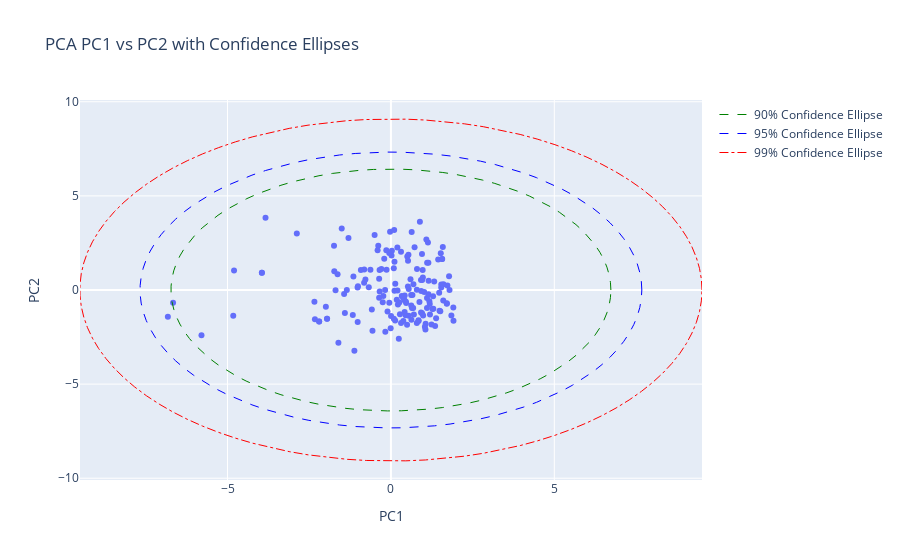

The notebook cell saved with this chart:
### Code cell
def plot_pca(X, n_components):
    # Fit and transform the data
    scaler= StandardScaler()
    X_s = scaler.fit_transform(X)

    # Initialize PCA with the desired number of components
    pca = PCA(n_components=n_components)
    X_pca=pca.fit_transform(X_s)

    # Add the PCA results back to the dataframe
    pca_columns = [f'PC{i+1}' for i in range(n_components)]
    df_pca = pd.DataFrame(X_pca, columns=pca_columns)

    
    # Function to add confidence ellipses
    def add_ellipses(fig, df, x_col, y_col):
        data_subset = df[[x_col, y_col]].values.T
        cov_matrix = np.cov(data_subset)

        # Compute eigenvalues and eigenvectors
        eigenvalues, eigenvectors = np.linalg.eigh(cov_matrix)

        # Sort in descending order
        sorted_indices = np.argsort(eigenvalues)[::-1]
        eigenvalues = eigenvalues[sorted_indices]
        eigenvectors = eigenvectors[:, sorted_indices]

        # Compute ellipse rotation angle
        angle = np.arctan2(eigenvectors[1, 0], eigenvectors[0, 0])

        # Confidence levels
        confidence_levels = [0.90, 0.95, 0.99]
        colors = ['green', 'blue', 'red']
        labels = ['90% Confidence Ellipse', '95% Confidence Ellipse', '99% Confidence Ellipse']
        dash_styles = ['dash', 'dash', 'dashdot']

        mean_x, mean_y = df[x_col].mean(), df[y_col].mean()

        # Plot ellipses
        t = np.linspace(0, 2 * np.pi, 100)
        for i, confidence_level in enumerate(confidence_levels):
            chi2_val = np.sqrt(chi2.ppf(confidence_level, df=2))
            width, height = 2 * chi2_val * np.sqrt(eigenvalues)

            ellipse_x = mean_x + width * np.cos(t) * np.cos(angle) - height * np.sin(t) * np.sin(angle)
            ellipse_y = mean_y + width * np.cos(t) * np.sin(angle) + height * np.sin(t) * np.cos(angle)

            fig.add_trace(go.Scatter(
                x=ellipse_x,
                y=ellipse_y,
                mode='lines',
                name=labels[i],
                line=dict(color=colors[i], width=1, dash=dash_styles[i])
            ))

    # Only plot PC1 vs. PC2
    if n_components >= 2:
        fig = px.scatter(df_pca, x="PC1", y="PC2",
                         title="PCA PC1 vs PC2 with Confidence Ellipses",
                         labels={"PC1": "PC1", "PC2": "PC2"})
        add_ellipses(fig, df_pca, "PC1", "PC2")
        fig.show()
    else:
        print("Not enough principal components to plot (requires at least 2).")

    return pca, pca_columns

# Show loadings
def show_loadings(model, pca_columns, X):
    loadings = model.components_

    if isinstance(X, pd.DataFrame):
        feature_names = X.columns
    else:
        feature_names = [f'Feature_{i}' for i in range(X.shape[1])]

    loading_df = pd.DataFrame(loadings.T, columns=pca_columns, index=feature_names)
    print("Explained Variance:", model.explained_variance_ratio_)
    print("Total Variance Explained:", model.explained_variance_ratio_.sum())

    return loading_df

def plot_pca_loadings(loading_df, top_n=20):
    """
    Plots a heatmap of PCA loadings, displaying only the top N most important features per PC.

    Parameters:
    - loading_df: DataFrame of PCA loadings (features as rows, PCs as columns).
    - top_n: Number of most important features to display.
    """
    # Compute absolute loadings to get top contributing features
    loading_df_abs = loading_df.abs()

    # Select top N features that contribute the most in any PC
    top_features = loading_df_abs.sum(axis=1).nlargest(top_n).index

    # Filter DataFrame to only include top contributing features
    filtered_loadings = loading_df.loc[top_features]

    # Dynamically adjust figure size
    fig_width = 10  # Fixed width
    fig_height = max(6, min(0.3 * top_n, 20))  # Adjust height based on the number of rows

    # Plot heatmap
    plt.figure(figsize=(fig_width, fig_height))
    sns.heatmap(filtered_loadings, cmap="coolwarm", center=0, annot=True, fmt=".2f",
                linewidths=0.5, cbar=True)

    plt.title("Top PCA Loadings Heatmap")
    plt.xlabel("Principal Components")
    plt.ylabel("Top Contributing Features")
    plt.xticks(rotation=45, ha='right')
    plt.yticks(rotation=0)
    plt.show()

n_components = 8
model, pca_columns = plot_pca(X, n_components)
loading_df = show_loadings(model, pca_columns, X)

plot_pca_loadings(loading_df, top_n=30)

### Figure 1 — Plotly figure (JSON) as saved in the notebook; plotly's stock layout.template omitted (floating-point values rounded to 4 significant figures; data arrays with more than 128 entries replaced by an {"elided": "..."} marker saying what was removed)
{"data": [{"hovertemplate": "PC1=%{x}<br>PC2=%{y}<extra></extra>", "legendgroup": "", "marker": {"color": "#636efa", "symbol": "circle"}, "mode": "markers", "name": "", "orientation": "v", "showlegend": false, "type": "scatter", "x": {"elided": "164 float values"}, "xaxis": "x", "y": {"elided": "164 float values"}, "yaxis": "y"}, {"line": {"color": "green", "dash": "dash", "width": 1}, "mode": "lines", "name": "90% Confidence Ellipse", "type": "scatter", "x": [6.732, 6.718, 6.677, 6.61, 6.516, 6.395, 6.249, 6.078, 5.882, 5.663, 5.421, 5.157, 4.872, 4.567, 4.245, 3.905, 3.549, 3.179, 2.796, 2.402, 1.999, 1.587, 1.169, 0.7461, 0.3203, -0.1068, -0.5335, -0.958, -1.379, -1.794, -2.202, -2.601, -2.989, -3.366, -3.729, -4.077, -4.408, -4.722, -5.017, -5.291, -5.545, -5.776, -5.983, -6.167, -6.326, -6.459, -6.566, -6.647, -6.701, -6.728, -6.728, -6.701, -6.647, -6.566, -6.459, -6.326, -6.167, -5.983, -5.776, -5.545, -5.291, -5.017, -4.722, -4.408, -4.077, -3.729, -3.366, -2.989, -2.601, -2.202, -1.794, -1.379, -0.958, -0.5335, -0.1068, 0.3203, 0.7461, 1.169, 1.587, 1.999, 2.402, 2.796, 3.179, 3.549, 3.905, 4.245, 4.567, 4.872, 5.157, 5.421, 5.663, 5.882, 6.078, 6.249, 6.395, 6.516, 6.61, 6.677, 6.718, 6.732], "y": [-2.708e-18, 0.4075, 0.8133, 1.216, 1.614, 2.005, 2.388, 2.761, 3.124, 3.473, 3.809, 4.13, 4.434, 4.72, 4.987, 5.233, 5.459, 5.663, 5.844, 6.002, 6.135, 6.244, 6.327, 6.385, 6.417, 6.424, 6.404, 6.359, 6.289, 6.192, 6.071, 5.926, 5.756, 5.564, 5.349, 5.113, 4.855, 4.579, 4.284, 3.971, 3.643, 3.3, 2.944, 2.576, 2.197, 1.81, 1.415, 1.015, 0.6107, 0.2038, -0.2038, -0.6107, -1.015, -1.415, -1.81, -2.197, -2.576, -2.944, -3.3, -3.643, -3.971, -4.284, -4.579, -4.855, -5.113, -5.349, -5.564, -5.756, -5.926, -6.071, -6.192, -6.289, -6.359, -6.404, -6.424, -6.417, -6.385, -6.327, -6.244, -6.135, -6.002, -5.844, -5.663, -5.459, -5.233, -4.987, -4.72, -4.434, -4.13, -3.809, -3.473, -3.124, -2.761, -2.388, -2.005, -1.614, -1.216, -0.8133, -0.4075, -1.576e-15]}, {"line": {"color": "blue", "dash": "dash", "width": 1}, "mode": "lines", "name": "95% Confidence Ellipse", "type": "scatter", "x": [7.678, 7.663, 7.616, 7.539, 7.432, 7.295, 7.128, 6.933, 6.71, 6.459, 6.183, 5.882, 5.557, 5.21, 4.842, 4.454, 4.048, 3.626, 3.19, 2.74, 2.28, 1.81, 1.333, 0.851, 0.3653, -0.1218, -0.6085, -1.093, -1.573, -2.046, -2.511, -2.966, -3.41, -3.839, -4.253, -4.65, -5.028, -5.386, -5.722, -6.035, -6.324, -6.588, -6.825, -7.034, -7.215, -7.367, -7.49, -7.582, -7.643, -7.674, -7.674, -7.643, -7.582, -7.49, -7.367, -7.215, -7.034, -6.825, -6.588, -6.324, -6.035, -5.722, -5.386, -5.028, -4.65, -4.253, -3.839, -3.41, -2.966, -2.511, -2.046, -1.573, -1.093, -0.6085, -0.1218, 0.3653, 0.851, 1.333, 1.81, 2.28, 2.74, 3.19, 3.626, 4.048, 4.454, 4.842, 5.21, 5.557, 5.882, 6.183, 6.459, 6.71, 6.933, 7.128, 7.295, 7.432, 7.539, 7.616, 7.663, 7.678], "y": [-2.708e-18, 0.4648, 0.9277, 1.387, 1.84, 2.287, 2.724, 3.15, 3.563, 3.962, 4.345, 4.71, 5.057, 5.383, 5.688, 5.969, 6.227, 6.459, 6.666, 6.846, 6.998, 7.122, 7.217, 7.283, 7.32, 7.327, 7.305, 7.254, 7.173, 7.063, 6.925, 6.759, 6.566, 6.346, 6.101, 5.831, 5.538, 5.223, 4.886, 4.53, 4.156, 3.764, 3.358, 2.938, 2.506, 2.065, 1.614, 1.158, 0.6966, 0.2325, -0.2325, -0.6966, -1.158, -1.614, -2.065, -2.506, -2.938, -3.358, -3.764, -4.156, -4.53, -4.886, -5.223, -5.538, -5.831, -6.101, -6.346, -6.566, -6.759, -6.925, -7.063, -7.173, -7.254, -7.305, -7.327, -7.32, -7.283, -7.217, -7.122, -6.998, -6.846, -6.666, -6.459, -6.227, -5.969, -5.688, -5.383, -5.057, -4.71, -4.345, -3.962, -3.563, -3.15, -2.724, -2.287, -1.84, -1.387, -0.9277, -0.4648, -1.798e-15]}, {"line": {"color": "red", "dash": "dashdot", "width": 1}, "mode": "lines", "name": "99% Confidence Ellipse", "type": "scatter", "x": [9.52, 9.501, 9.443, 9.348, 9.215, 9.045, 8.838, 8.596, 8.319, 8.009, 7.666, 7.293, 6.89, 6.459, 6.003, 5.522, 5.019, 4.496, 3.955, 3.398, 2.827, 2.244, 1.653, 1.055, 0.453, -0.151, -0.7544, -1.355, -1.95, -2.537, -3.114, -3.678, -4.227, -4.76, -5.273, -5.765, -6.234, -6.678, -7.095, -7.483, -7.841, -8.168, -8.462, -8.721, -8.946, -9.134, -9.286, -9.4, -9.477, -9.515, -9.515, -9.477, -9.4, -9.286, -9.134, -8.946, -8.721, -8.462, -8.168, -7.841, -7.483, -7.095, -6.678, -6.234, -5.765, -5.273, -4.76, -4.227, -3.678, -3.114, -2.537, -1.95, -1.355, -0.7544, -0.151, 0.453, 1.055, 1.653, 2.244, 2.827, 3.398, 3.955, 4.496, 5.019, 5.522, 6.003, 6.459, 6.89, 7.293, 7.666, 8.009, 8.319, 8.596, 8.838, 9.045, 9.215, 9.348, 9.443, 9.501, 9.52], "y": [-2.708e-18, 0.5763, 1.15, 1.72, 2.282, 2.835, 3.377, 3.905, 4.418, 4.912, 5.387, 5.84, 6.27, 6.674, 7.052, 7.401, 7.721, 8.009, 8.265, 8.488, 8.676, 8.83, 8.948, 9.03, 9.076, 9.085, 9.057, 8.993, 8.893, 8.757, 8.586, 8.38, 8.141, 7.869, 7.565, 7.23, 6.867, 6.475, 6.058, 5.617, 5.152, 4.667, 4.163, 3.643, 3.108, 2.56, 2.002, 1.436, 0.8637, 0.2883, -0.2883, -0.8637, -1.436, -2.002, -2.56, -3.108, -3.643, -4.163, -4.667, -5.152, -5.617, -6.058, -6.475, -6.867, -7.23, -7.565, -7.869, -8.141, -8.38, -8.586, -8.757, -8.893, -8.993, -9.057, -9.085, -9.076, -9.03, -8.948, -8.83, -8.676, -8.488, -8.265, -8.009, -7.721, -7.401, -7.052, -6.674, -6.27, -5.84, -5.387, -4.912, -4.418, -3.905, -3.377, -2.835, -2.282, -1.72, -1.15, -0.5763, -2.228e-15]}], "layout": {"legend": {"tracegroupgap": 0}, "title": {"text": "PCA PC1 vs PC2 with Confidence Ellipses"}, "xaxis": {"anchor": "y", "domain": [0, 1], "title": {"text": "PC1"}}, "yaxis": {"anchor": "x", "domain": [0, 1], "title": {"text": "PC2"}}}}
